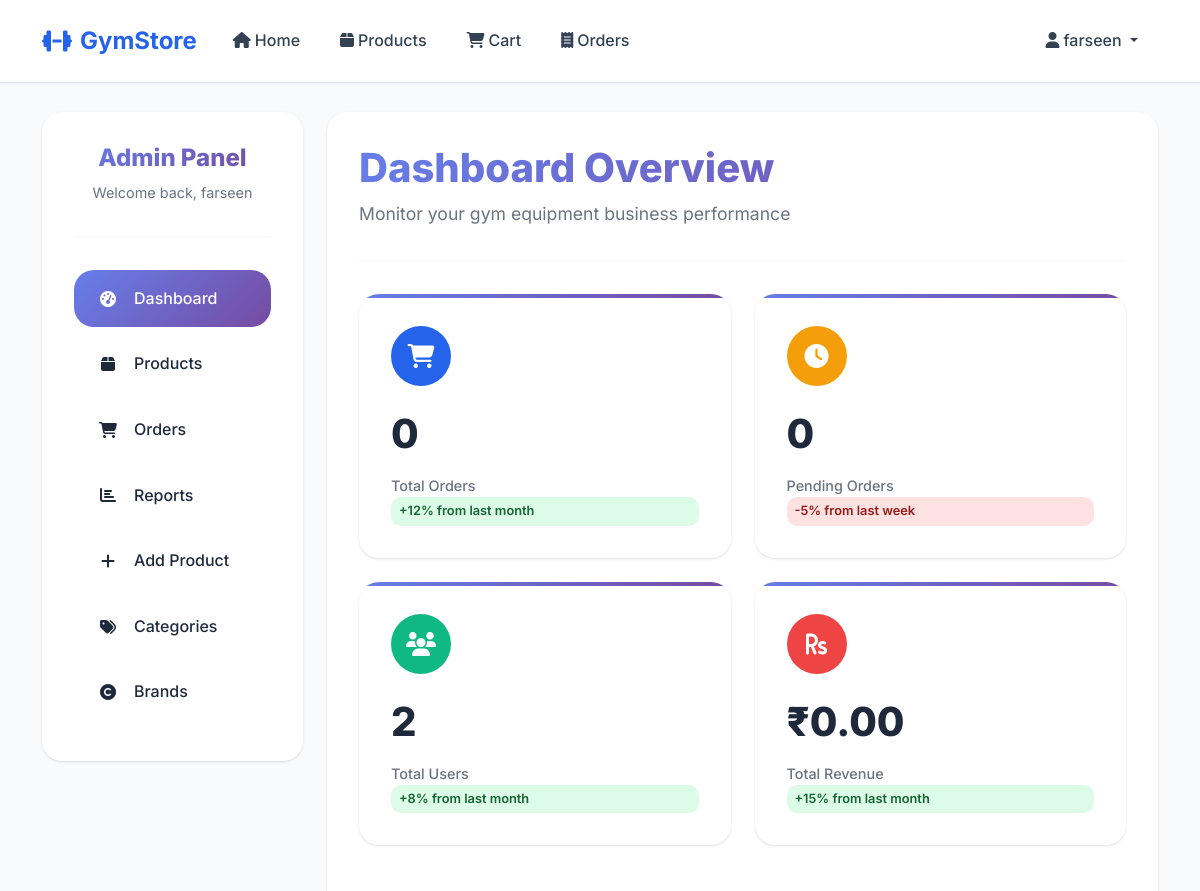
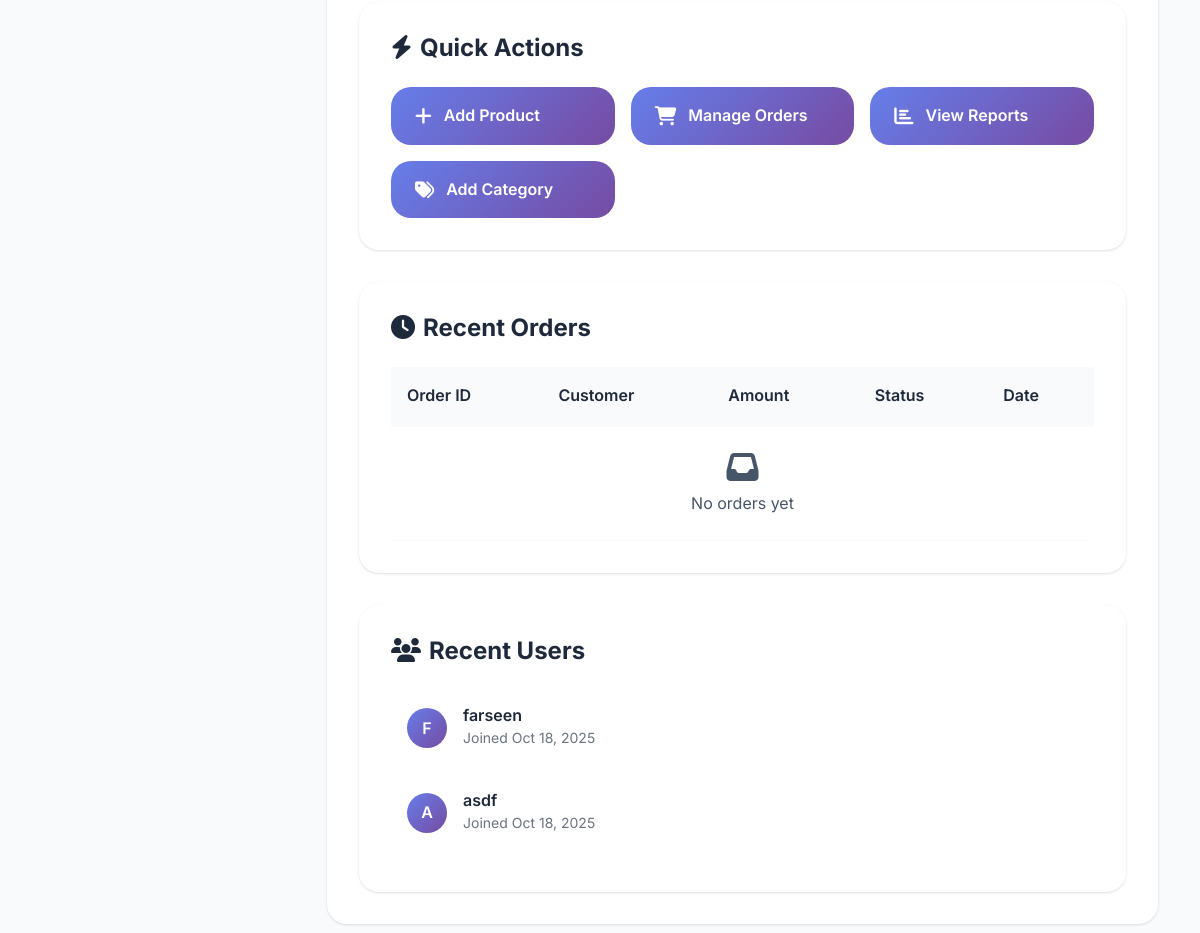
Page /admin-dashboard/ (signed in, upper part) on the earlier database version (2 pictures, top to bottom).
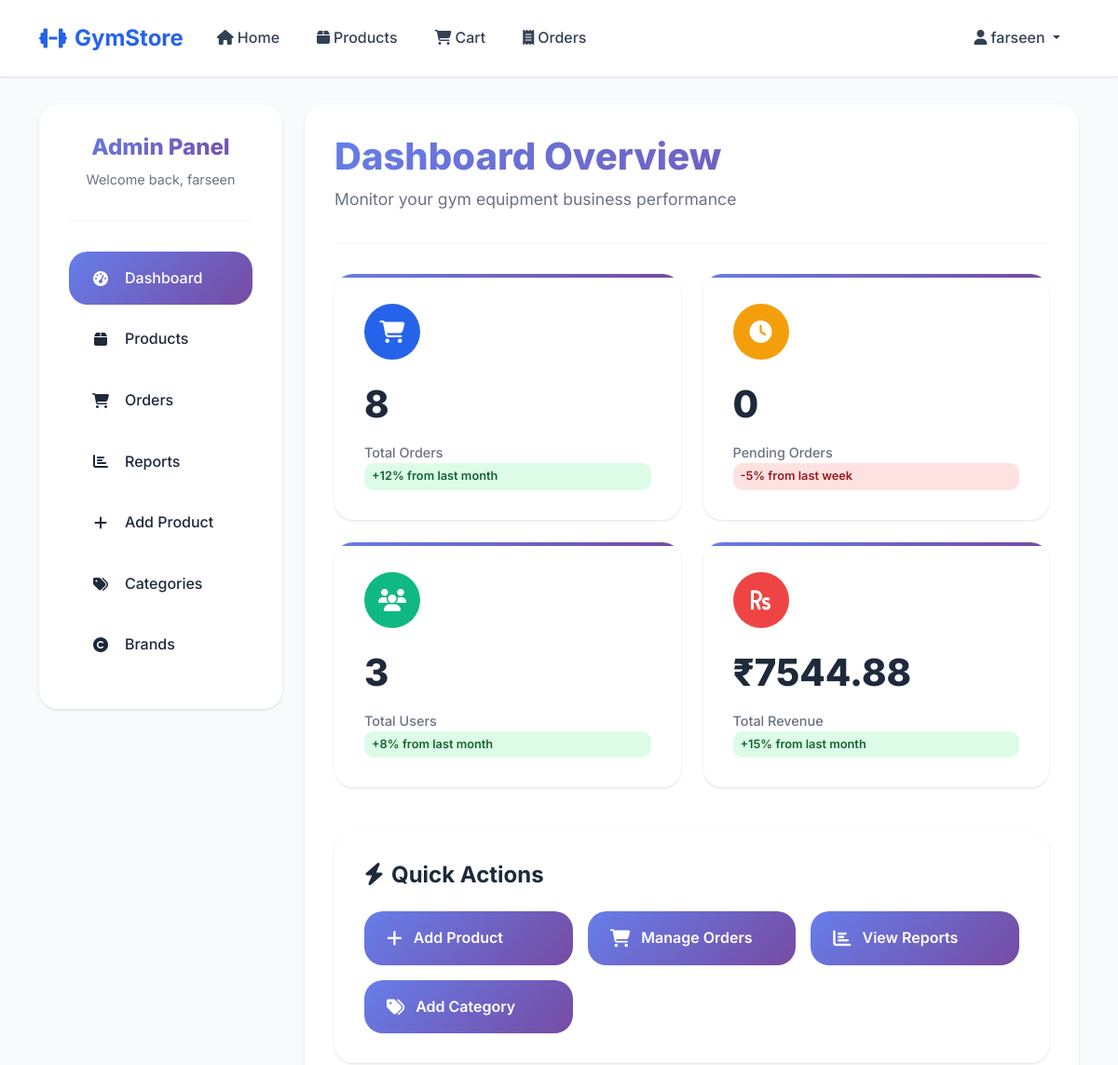
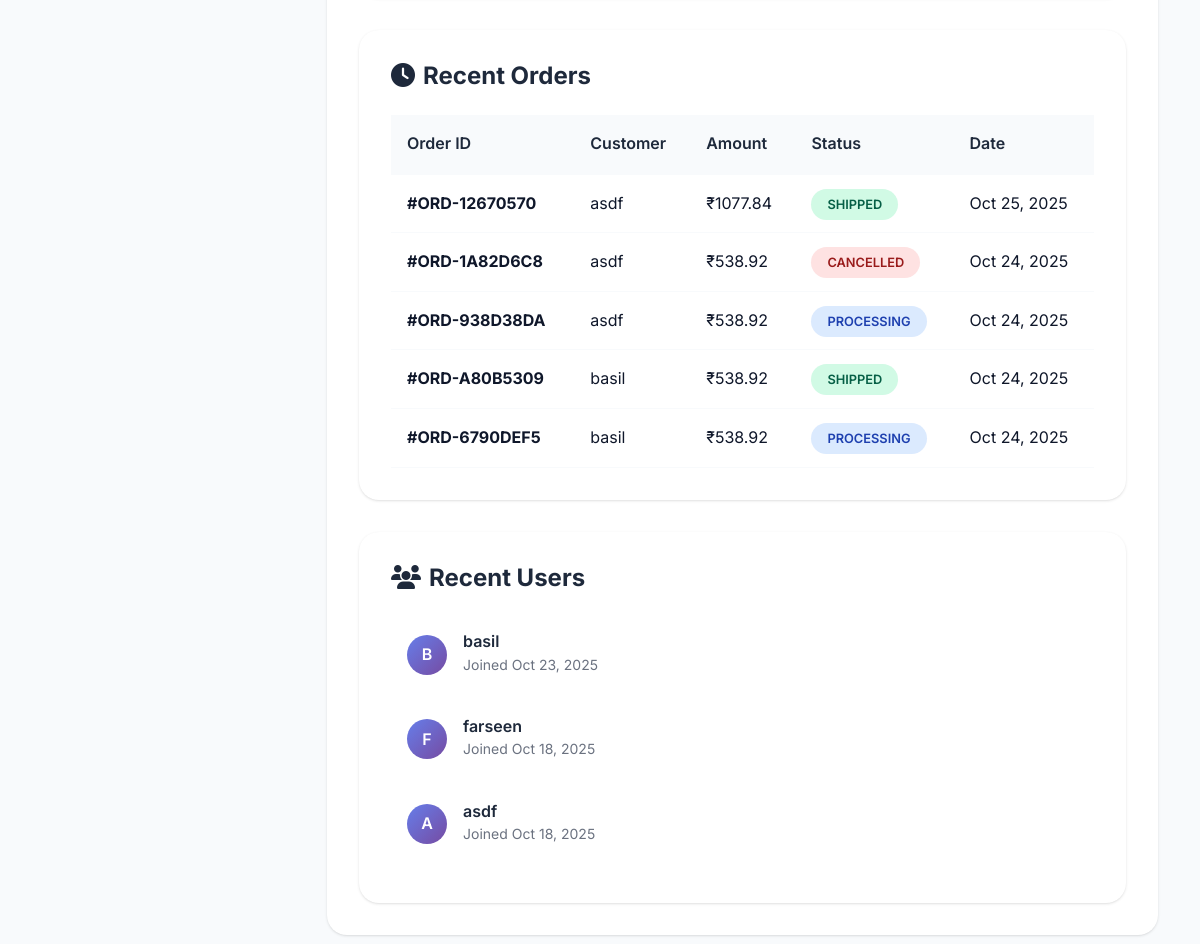
Same page on the later database version (2 pictures, top to bottom).
### accounts/models.py (models this page shows, shortened)
class User(AbstractUser):
    email = models.EmailField(unique=True)
    phone_number = models.CharField(max_length=15, blank=True)
    address = models.TextField(blank=True)
    city = models.CharField(max_length=100, blank=True)
    postal_code = models.CharField(max_length=10, blank=True)
    date_joined = models.DateTimeField(auto_now_add=True)
    USERNAME_FIELD = 'username'
    REQUIRED_FIELDS = ['email']

### orders/models.py (models this page shows, shortened)
class Order(models.Model):
    ORDER_STATUS_CHOICES = [
        ('pending', 'Pending'),
        ('processing', 'Processing'),
        ('shipped', 'Shipped'),
        ('delivered', 'Delivered'),
        ('cancelled', 'Cancelled'),
    ]
    PAYMENT_STATUS_CHOICES = [
        ('pending', 'Pending'),
        ('paid', 'Paid'),
        ('failed', 'Failed'),
        ('refunded', 'Refunded'),
    ]
    order_number = models.CharField(max_length=100, unique=True, blank=True)
    user = models.ForeignKey(User, on_delete=models.CASCADE, related_name='orders')
    status = models.CharField(max_length=20, choices=ORDER_STATUS_CHOICES, default='pending')
    payment_status = models.CharField(max_length=20, choices=PAYMENT_STATUS_CHOICES, default='pending')
    subtotal = models.DecimalField(max_digits=10, decimal_places=2)
    shipping_cost = models.DecimalField(max_digits=10, decimal_places=2, default=0.00)
    tax_amount = models.DecimalField(max_digits=10, decimal_places=2, default=0.00)
    total_amount = models.DecimalField(max_digits=10, decimal_places=2)
    shipping_address = models.TextField()
    shipping_city = models.CharField(max_length=100)
    shipping_postal_code = models.CharField(max_length=20)
    shipping_country = models.CharField(max_length=100, default='United States')
    contact_email = models.EmailField()
    contact_phone = models.CharField(max_length=20, blank=True)
    created_at = models.DateTimeField(auto_now_add=True)
    updated_at = models.DateTimeField(auto_now=True)
    paid_at = models.DateTimeField(null=True, blank=True)
    class Meta:
        ordering = ['-created_at']

### accounts/views.py (the view)
# urls.py: path('admin-dashboard/', views.admin_dashboard_view, name='admin_dashboard'),
@login_required
def admin_dashboard_view(request):
    if not request.user.is_superuser:
        messages.error(request, 'Access denied. Admin privileges required.')
        return redirect('accounts:home')
    total_users = User.objects.count()
    active_users = User.objects.filter(is_active=True).count()
    staff_users = User.objects.filter(is_staff=True).count()
    recent_users = User.objects.order_by('-date_joined')[:5]
    try:
        from product.models import Product, Category, Brand, ProductImage
        total_products = Product.objects.count()
        active_products = Product.objects.filter(is_active=True).count()
        total_categories = Category.objects.count()
        total_brands = Brand.objects.count()
        total_images = ProductImage.objects.count()
        recent_products = Product.objects.select_related('category', 'brand').order_by('-created_at')[:5]
    except ImportError:
        total_products = 0
        active_products = 0
        total_categories = 0
        total_brands = 0
        total_images = 0
        recent_products = []
    try:
        from orders.models import Order, OrderItem
        total_orders = Order.objects.count()
        pending_orders = Order.objects.filter(status='pending').count()
        processing_orders = Order.objects.filter(status='processing').count()
        shipped_orders = Order.objects.filter(status='shipped').count()
        delivered_orders = Order.objects.filter(status='delivered').count()
        paid_orders = Order.objects.filter(payment_status='paid').count()
        pending_payments = Order.objects.filter(payment_status='pending').count()
        total_revenue = sum(order.total_amount for order in Order.objects.filter(payment_status='paid'))
        recent_orders = Order.objects.select_related('user').order_by('-created_at')[:5]
        orders_by_status = {
            'pending': Order.objects.filter(status='pending').count(),
            'processing': Order.objects.filter(status='processing').count(),
            'shipped': Order.objects.filter(status='shipped').count(),
            'delivered': Order.objects.filter(status='delivered').count(),
            'cancelled': Order.objects.filter(status='cancelled').count(),
        }
    except ImportError:
        total_orders = 0
        pending_orders = 0
        processing_orders = 0
        shipped_orders = 0
        delivered_orders = 0
        paid_orders = 0
        pending_payments = 0
        total_revenue = 0
        recent_orders = []
        orders_by_status = {}
    context = {
        'user': request.user,
        'total_users': total_users,
        'active_users': active_users,
        'staff_users': staff_users,
        'recent_users': recent_users,
        'total_products': total_products,
        'active_products': active_products,
        'total_categories': total_categories,
        'total_brands': total_brands,
        'total_images': total_images,
        'recent_products': recent_products,
        'total_orders': total_orders,
        'pending_orders': pending_orders,
        'processing_orders': processing_orders,
        'shipped_orders': shipped_orders,
        'delivered_orders': delivered_orders,
        'paid_orders': paid_orders,
        'pending_payments': pending_payments,
        'total_revenue': total_revenue,
        'recent_orders': recent_orders,
        'orders_by_status': orders_by_status,
    }
    return render(request, 'accounts/admin_dashboard.html', context)

### templates/accounts/admin_dashboard.html (shortened to what the changed rows need)
{% extends 'base.html' %}
{% load static %}
{% block content %}
<div class="admin-dashboard">
    <div class="container">
        <div class="row">
            <div class="col-lg-3">
                <div class="sidebar-modern">
                    <div class="sidebar-header">
                        <h2 class="sidebar-title">Admin Panel</h2>
                        <p class="sidebar-subtitle">Welcome back, {{ user.username }}</p>
                    </div>
                </div>
            </div>
            <div class="col-lg-9">
                <div class="main-content-modern">
                    <div class="dashboard-header">
                        <h1 class="dashboard-title">Dashboard Overview</h1>
                    </div>
                    <div class="stats-grid">
                        <div class="stat-card">
                            <div class="stat-header">
                                <div class="stat-icon primary">
                                </div>
                            </div>
                            <div class="stat-value">{{ total_orders }}</div>
                            <div class="stat-label">Total Orders</div>
                            <div class="stat-change positive">+12% from last month</div>
                        </div>
                        <div class="stat-card">
                            <div class="stat-header">
                                <div class="stat-icon success">
                                </div>
                            </div>
                            <div class="stat-value">{{ total_users }}</div>
                            <div class="stat-label">Total Users</div>
                            <div class="stat-change positive">+8% from last month</div>
                        </div>
                        <div class="stat-card">
                            <div class="stat-header">
                                <div class="stat-icon danger">
                                </div>
                            </div>
                            <div class="stat-value">₹{{ total_revenue|floatformat:2 }}</div>
                            <div class="stat-label">Total Revenue</div>
                            <div class="stat-change positive">+15% from last month</div>
                        </div>
                    </div>
                    <div class="recent-orders">
                        <div class="table-responsive">
                            <table class="orders-table">
                                <thead>
                                    <tr>
                                        <th>Order ID</th>
                                        <th>Customer</th>
                                        <th>Amount</th>
                                        <th>Status</th>
                                        <th>Date</th>
                                    </tr>
                                </thead>
                                <tbody>
                                    {% for order in recent_orders %}
                                    <tr>
                                        <td>
                                            <strong>#{{ order.order_number }}</strong>
                                        </td>
                                        <td>{{ order.user.username }}</td>
                                        <td>₹{{ order.total_amount|floatformat:2 }}</td>
                                        <td>
                                            <span class="order-status {{ order.status }}">
                                                {{ order.get_status_display }}
                                            </span>
                                        </td>
                                        <td>{{ order.created_at|date:"M d, Y" }}</td>
                                    </tr>
                                    {% empty %}
                                    <tr>
                                        <td colspan="5" class="text-center text-muted py-4">
                                            <i class="fas fa-inbox fa-2x mb-2"></i>
                                            <br>No orders yet
                                        </td>
                                    </tr>
                                    {% endfor %}
                                </tbody>
                            </table>
                        </div>
                    </div>
                    <div class="recent-users">
                        {% for user in recent_users %}
                        <div class="user-item">
                            <div class="user-avatar">
                                {{ user.username|first|upper }}
                            </div>
                            <div class="user-info">
                                <h6>{{ user.username }}</h6>
                                <small>Joined {{ user.date_joined|date:"M d, Y" }}</small>
                            </div>
                        </div>
                        {% empty %}
                        <div class="text-center text-muted py-4">
                            <i class="fas fa-user-plus fa-2x mb-2"></i>
                            <br>No users yet
                        </div>
                        {% endfor %}
                    </div>
                </div>
            </div>
        </div>
    </div>
</div>
{% endblock %}

### templates/base.html (shortened to what this page needs)
{% load static %}
<!DOCTYPE html>
<html lang="en">
<head>
    <link href="https://cdn.jsdelivr.net/npm/bootstrap@5.3.0/dist/css/bootstrap.min.css" rel="stylesheet">
    <link href="https://cdnjs.cloudflare.com/ajax/libs/font-awesome/6.4.0/css/all.min.css" rel="stylesheet">
    <link href="{% static 'css/base.css' %}" rel="stylesheet">
</head>
<body>
    <nav class="navbar navbar-expand-lg navbar-light">
        <div class="container">
            <a class="navbar-brand" href="{% url 'accounts:home' %}">
                <i class="fas fa-dumbbell me-2"></i>GymStore
            </a>
            <div class="collapse navbar-collapse" id="navbarNav">
                <ul class="navbar-nav me-auto">
                    <li class="nav-item">
                        <a class="nav-link" href="{% url 'accounts:home' %}">
                            <i class="fas fa-home me-1"></i>Home
                        </a>
                    </li>
                    <li class="nav-item">
                        <a class="nav-link" href="{% url 'product:product_list' %}">
                            <i class="fas fa-box me-1"></i>Products
                        </a>
                    </li>
                    {% if user.is_authenticated %}
                    <li class="nav-item">
                        <a class="nav-link cart-badge" href="{% url 'cart:view_cart' %}">
                            <i class="fas fa-shopping-cart me-1"></i>Cart
                        </a>
                    </li>
                    <li class="nav-item">
                        <a class="nav-link" href="{% url 'orders:order_history' %}">
                            <i class="fas fa-receipt me-1"></i>Orders
                        </a>
                    </li>
                    {% endif %}
                </ul>
                <ul class="navbar-nav">
                    {% if user.is_authenticated %}
                        <li class="nav-item dropdown">
                            <a class="nav-link dropdown-toggle" href="#" role="button" data-bs-toggle="dropdown">
                                <i class="fas fa-user me-1"></i>{{ user.first_name|default:user.username }}
                            </a>
                        </li>
                    {% endif %}
                </ul>
            </div>
        </div>
    </nav>
    <main>
        {% block content %}
        {% endblock %}
    </main>
</body>
</html>

Differences in the rows shown:
added Order: order_number "ORD-12670570", user.username "asdf", total_amount "1077.84", status "SHIPPED", created_at "Oct 25, 2025"
added Order: order_number "ORD-1A82D6C8", user.username "asdf", total_amount "538.92", status "CANCELLED", created_at "Oct 24, 2025"
added Order: order_number "ORD-938D38DA", user.username "asdf", total_amount "538.92", status "PROCESSING", created_at "Oct 24, 2025"
added Order: order_number "ORD-A80B5309", user.username "basil", total_amount "538.92", status "SHIPPED", created_at "Oct 24, 2025"
added Order: order_number "ORD-6790DEF5", user.username "basil", total_amount "538.92", status "PROCESSING", created_at "Oct 24, 2025"
added User: username|first "B", username "basil", date_joined "Oct 23, 2025"
Other differences:
{{ total_orders }}: "0" → "8"
{{ total_users }}: "2" → "3"
{{ total_revenue|floatformat:2 }}: "0.00" → "7544.88"
text no longer shown: "No orders yet"
